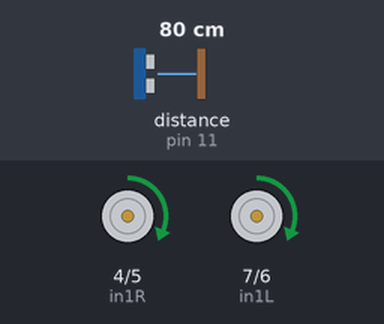
This sketch was run on a simulated Arduino Uno, built with avr-gcc and run on an emulated ATmega328P. On the bench: motor-driver pin pairs drawn as motors (green arrow = first pin HIGH = forward, orange = second pin HIGH = backward, longer = more drive, scaled by the enable pin). Wiring (inferred from the names in the program): ultrasonic range finder: trigger pin 10; echo pin 11. The inputs (shaded band) are chosen by the test bench; at power-on: distance to the obstacle (sensor on pin 11) 80 cm. The echo pulse lasts 58.3 µs per cm; what the sketch prints to the serial monitor is not drawn.

Above: at 0.26 s.
At 0.62 s:
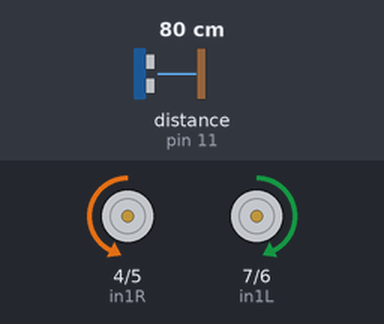
1.3 s: distance to the obstacle (sensor on pin 11) set to 9 cm
At 2.3 s:
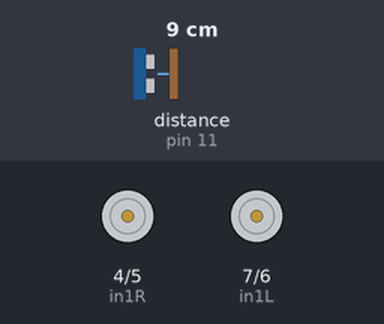
Timing chart, 0 to 4.3 s (numbered marks = the images above; inputs shaded):
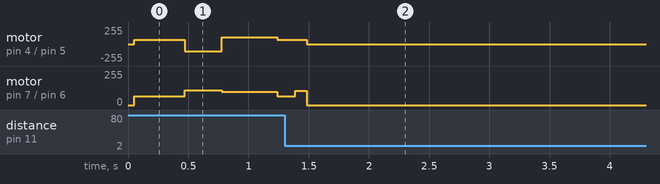

Measured:
- after the input at 1.3 s, motor on pin 4 (in1R) / pin 5 (in2R): forward 65/255 → forward 67/255 after 0.09 s, → stopped 0.06 s later; motor on pin 7 (in1L) / pin 6 (in2L): forward 65/255 → forward 107/255 after 0.09 s, → stopped 0.06 s later

The sketch:

main.ino
```cpp
// setting the pin connections
// === Motor Pins ===
const int enL = 9;
const int in1L = 7;
const int in2L = 6;

const int enR = 3;
const int in1R = 4;
const int in2R = 5;

// === Ultrasonic Sensor ===
const int trigPin = 10;
const int echoPin = 11;

// === setting Constants ===
const int BASE_SPEED = 100;
const int MIN_SPEED = 65;
const int SPIN_SPEED = 110;

const float DESIRED_DISTANCE = 10.0;
const float ERROR_MARGIN = 2.0;
const float WALL_LOST_THRESHOLD = 50.0;

const unsigned long SPIN_DURATION = 260;
const unsigned long ADVANCE_DURATION = 210;
const unsigned long STOP_AFTER_TIME = 500;
const unsigned long STARTUP_DELAY = 400;
const unsigned long STRAIGHT_TIME = 220;  // 0.1s straight after turn

// === PID Constants ===
float kp = 3.8; //3.6
float ki = 0.4;
float kd = 1.6;

const unsigned long SAMPLE_TIME = 50;
const float DERIVATIVE_FILTER_ALPHA = 0.6; //0.8

// === State Variables ===
float error = 0, previousError = 0, integral = 0, derivative = 0, filteredDerivative = 0;
unsigned long lastTime = 0;
unsigned long spinStartTime = 0;
unsigned long postSpinStartTime = 0;
unsigned long startupTime = 0;
unsigned long postTurnStraightStartTime = 0;

int spinStage = 0;  // 0 = idle, 1 = spinning, 2 = advancing
bool firstSpinCompleted = false;
bool hasStoppedAfterFirstSpin = false;
bool programEnded = false;
bool inPostTurnStraight = false;

void setup() {
  Serial.begin(9600);

  pinMode(trigPin, OUTPUT);
  pinMode(echoPin, INPUT);

  pinMode(enL, OUTPUT); pinMode(in1L, OUTPUT); pinMode(in2L, OUTPUT);
  pinMode(enR, OUTPUT); pinMode(in1R, OUTPUT); pinMode(in2R, OUTPUT);

  lastTime = millis();
  startupTime = millis();
}
//== calculating distance from sensors and sampling out reading to ignore noise readings==
float readDistance() {
  float sum = 0;
  int samples = 5;
  for (int i = 0; i < samples; i++) {
    digitalWrite(trigPin, LOW); delayMicroseconds(2);
    digitalWrite(trigPin, HIGH); delayMicroseconds(10);
    digitalWrite(trigPin, LOW);
    long duration = pulseIn(echoPin, HIGH, 20000);
    if (duration == 0) duration = 3000;
    float d = duration * 0.0343 / 2.0;
    sum += d;
    delay(5);
  }
  return sum / samples;
}

void setLeftMotor(int speed, bool forward) {
  speed = constrain(speed, 0, 255);
  analogWrite(enL, speed);
  digitalWrite(in1L, forward ? HIGH : LOW);
  digitalWrite(in2L, forward ? LOW : HIGH);
}

void setRightMotor(int speed, bool forward) {
  speed = constrain(speed, 0, 255);
  analogWrite(enR, speed);
  digitalWrite(in1R, forward ? HIGH : LOW);
  digitalWrite(in2R, forward ? LOW : HIGH);
}

void spinRight() {
  setLeftMotor(SPIN_SPEED, true);
  setRightMotor(SPIN_SPEED, false);
}

void moveForward() {
  setLeftMotor(BASE_SPEED, true);
  setRightMotor(BASE_SPEED, true);
}

void stopMotors() {
  setLeftMotor(0, true);
  setRightMotor(0, true);
}
// == we set 3 different stages for the bot spin state to take a right turn when no wall is detected
//== PID follower when the wall is present before taking a turn
//== Straight follower after taking a turn it goes straight and stops at 20cms
void loop() {
  if (programEnded) return;

  float distance = readDistance();
  unsigned long currentTime = millis();
  float deltaTime = (currentTime - lastTime) / 1000.0;

  // === Stop after time post-spin ===
  if (firstSpinCompleted && !hasStoppedAfterFirstSpin &&
      currentTime - postSpinStartTime >= STOP_AFTER_TIME) {
    stopMotors();
    hasStoppedAfterFirstSpin = true;
    programEnded = true;
    Serial.println("✅ Traveled ~21cm after turn → Stopping permanently.");
    return;
  }

  // === Spin handling ===
  if (spinStage == 1) {
    if (currentTime - spinStartTime < SPIN_DURATION) {
      spinRight();
      Serial.println("🔄 Spinning 90° right...");
      return;
    } else {
      spinStage = 2;
      spinStartTime = currentTime;
      Serial.println("➡ Spin done. Moving forward briefly...");
      return;
    }
  }

  if (spinStage == 2) {
    if (currentTime - spinStartTime < ADVANCE_DURATION) {
      moveForward();
      return;
    } else {
      spinStage = 0;
      if (!firstSpinCompleted) {
        firstSpinCompleted = true;
        postSpinStartTime = millis();

        // Begin straight motion before PID
        inPostTurnStraight = true;
        postTurnStraightStartTime = currentTime;
        Serial.println("➡ Advance complete. Moving straight for 0.1s...");
        return;
      }
    }
  }

  // === Straight move after turn ===
  if (inPostTurnStraight) {
    if (currentTime - postTurnStraightStartTime < STRAIGHT_TIME) {
      moveForward();
      return;
    } else {
      inPostTurnStraight = false;
      Serial.println("➡ Straight motion done. Resuming PID wall following...");
    }
  }

  // === Initiate spin if wall lost ===
  if (spinStage == 0 && !firstSpinCompleted &&
      (millis() - startupTime > STARTUP_DELAY) &&
      distance > WALL_LOST_THRESHOLD && distance < 300.0) {
    spinStage = 1;
    spinStartTime = currentTime;
    Serial.println("🚫 Wall lost. Starting spin...");
    return;
  }

  // === PID Wall Following ===
  if (currentTime - lastTime >= SAMPLE_TIME && !hasStoppedAfterFirstSpin) {
    error = distance - DESIRED_DISTANCE;

    integral += error * deltaTime;
    integral = constrain(integral, -50, 50);

    derivative = (error - previousError) / deltaTime;
    filteredDerivative = DERIVATIVE_FILTER_ALPHA * filteredDerivative +
                         (1 - DERIVATIVE_FILTER_ALPHA) * derivative;

    float output = kp * error + ki * integral + kd * filteredDerivative;
    output = constrain(output, -20, 20);
//== making sure that the bot doesn’t speed up when its moving away
    float absError = abs(error);
    float speedScale = constrain(1.0 - (absError / 10.0), 0.3, 1.0);
    float baseSpeed = BASE_SPEED * speedScale;

    int leftSpeed = baseSpeed + output;
    int rightSpeed = baseSpeed - output;

    leftSpeed = max(leftSpeed, MIN_SPEED);
    rightSpeed = max(rightSpeed, MIN_SPEED);

    setLeftMotor(leftSpeed, true);
    setRightMotor(rightSpeed, true);

    Serial.print("Distance: "); Serial.print(distance);
    Serial.print(" | Error: "); Serial.print(error);
    Serial.print(" | L: "); Serial.print(leftSpeed);
    Serial.print(" | R: "); Serial.println(rightSpeed);

    previousError = error;
    lastTime = currentTime;
  }
}
```
